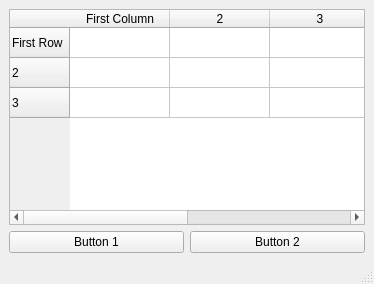
<?xml version="1.0" encoding="UTF-8"?>
<ui version="4.0">
 <class>MainWindow</class>
 <widget class="QMainWindow" name="MainWindow">
  <property name="geometry">
   <rect>
    <x>0</x>
    <y>0</y>
    <width>374</width>
    <height>284</height>
   </rect>
  </property>
  <property name="windowTitle">
   <string>MainWindow</string>
  </property>
  <widget class="QWidget" name="centralwidget">
   <layout class="QVBoxLayout" name="verticalLayout">
    <item>
     <layout class="QHBoxLayout" name="horizontalLayout">
      <item>
       <widget class="QTableWidget" name="tableWidget">
        <property name="rowCount">
         <number>3</number>
        </property>
        <property name="columnCount">
         <number>4</number>
        </property>
        <row>
         <property name="text">
          <string>First Row</string>
         </property>
        </row>
        <row/>
        <row/>
        <column>
         <property name="text">
          <string>First Column</string>
         </property>
        </column>
        <column/>
        <column/>
        <column/>
        <item row="0" column="0">
         <property name="text">
          <string/>
         </property>
        </item>
        <item row="0" column="1">
         <property name="text">
          <string/>
         </property>
        </item>
       </widget>
      </item>
     </layout>
    </item>
    <item>
     <layout class="QHBoxLayout" name="horizontalLayout_2">
      <item>
       <widget class="QPushButton" name="pushButton">
        <property name="text">
         <string>Button 1</string>
        </property>
       </widget>
      </item>
      <item>
       <widget class="QPushButton" name="pushButton_2">
        <property name="text">
         <string>Button 2</string>
        </property>
       </widget>
      </item>
     </layout>
    </item>
   </layout>
  </widget>
  <widget class="QMenuBar" name="menubar">
   <property name="geometry">
    <rect>
     <x>0</x>
     <y>0</y>
     <width>374</width>
     <height>21</height>
    </rect>
   </property>
  </widget>
  <widget class="QStatusBar" name="statusbar"/>
 </widget>
 <resources/>
 <connections/>
</ui>
